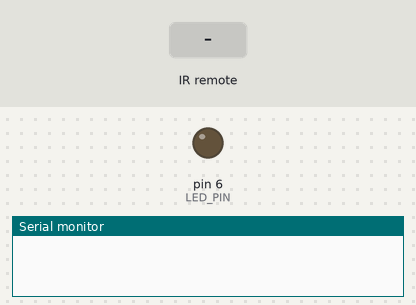
Simulated run of this sketch. Board: Arduino Uno, built with avr-gcc and run on an emulated ATmega328P. Shown: output pins drawn as LEDs (lit = HIGH), the last lines printed to the serial monitor. The test bench sets the inputs (shaded band).

Above: at 1.2 s.
1.3 s: infrared code 0xFFA25D received
At 1.6 s:
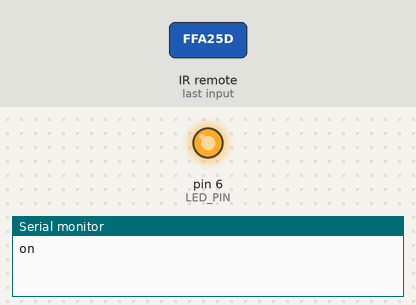
2.8 s: infrared code 0xFFE21D received
4.3 s: infrared code 0xFF22DD received
Timing chart, 0 to 7.3 s (numbered marks = the images above; inputs shaded):
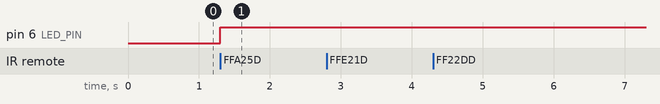

Measured:
- after the input at 1.3 s, pin 6 (LED_PIN): LOW → HIGH at once

The sketch:

RemoteControl.ino
```cpp
#include <IRremote.h>

/** Подключаем ИК приёмник к пину 11 */
#define I_REMOTE_PIN 11
#define LED_PIN 6


boolean ledValue = false;
int ledLevel = 255;

/** С помощью этих переменных будем обрабатывать входные данные на ИК приёмник */
IRrecv irrecv(I_REMOTE_PIN);
decode_results remoteValue;


void setup() {
    Serial.begin(9600);

    // Инициализируем переменную irrecv
    irrecv.enableIRIn();

    pinMode(LED_PIN, OUTPUT);
}

void loop() {
    String value = getRemoteValue();
    if (value != "") {
        Serial.println(value);

        if (value == "on") {
            ledValue = !ledValue;
            if (ledValue) {
                analogWrite(LED_PIN, ledLevel);
            } else {
                digitalWrite(LED_PIN, LOW);
            }
        }

        if (value == "-") {
            if (ledLevel <= 10) {
                ledLevel = 0;
            } else {
                ledLevel = ledLevel - 10;
            }
            analogWrite(LED_PIN, ledLevel);
        }

        if (value == "+") {
            if (ledLevel >= 245) {
                ledLevel = 255;
            } else {
                ledLevel = ledLevel + 10;
            }
            analogWrite(LED_PIN, ledLevel);
        }
    }
}

/**
 * ИК значения кнопок нужно сначала считать и записать соответствия.
 *
 * @return наименование нажатой кнопки на пульте.
 */
String getRemoteValue() {
    if (irrecv.decode(&remoteValue)) {
        irrecv.resume();
        switch(remoteValue.value) {
            case 4294967295: return "";
            case 16753245: return "on";
            case 16769565: return "menu";
            case 16720605: return "test";
            case 16712445: return "+";
            case 16761405: return "back";
            case 16769055: return "previous";
            case 16754775: return "play";
            case 16748655: return "next";
            case 16738455: return "0";
            case 16750695: return "-";
            case 16756815: return "c";
            case 16724175: return "1";
            case 16718055: return "2";
            case 16743045: return "3";
            case 16716015: return "4";
            case 16726215: return "5";
            case 16734885: return "6";
            case 16728765: return "7";
            case 16730805: return "8";
            case 16732845: return "9";
        }
    }
    return "";
}
```
